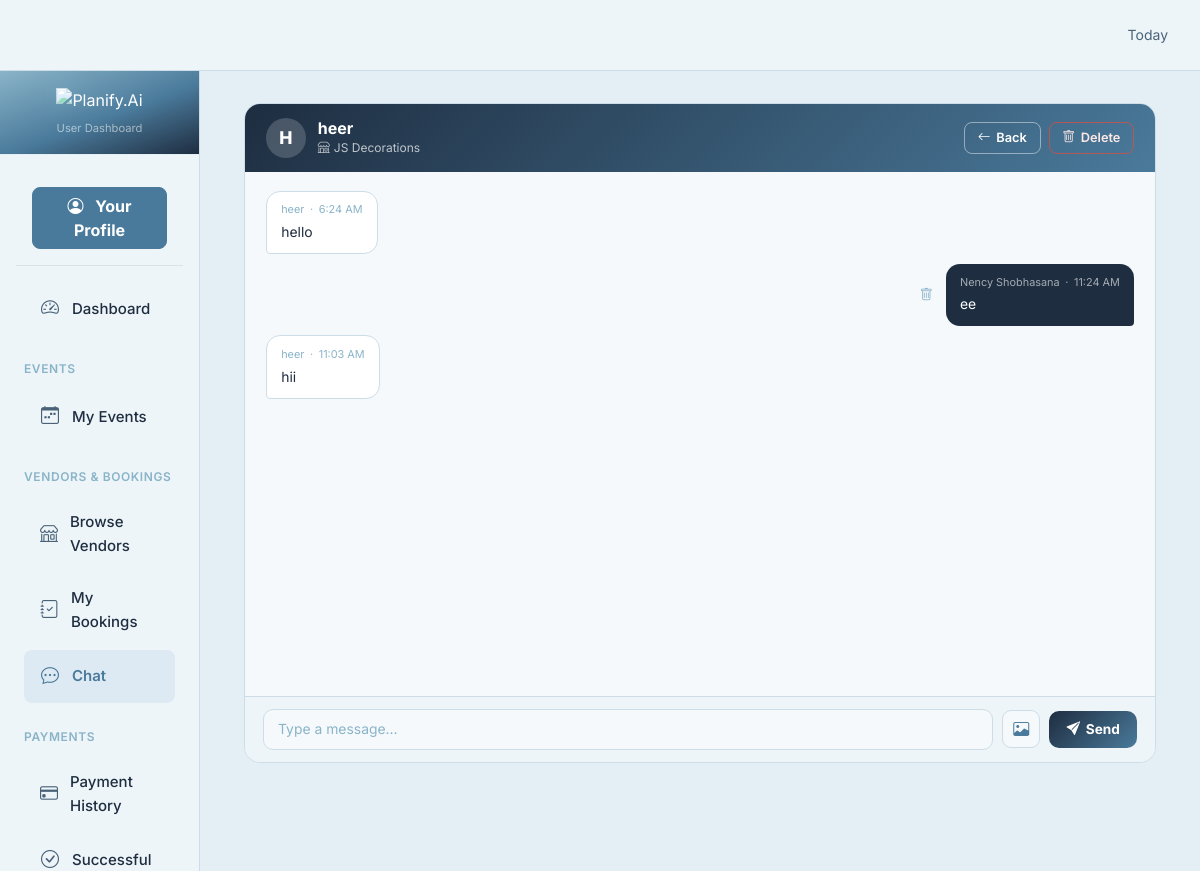
The app's page /user/chat/2/ (signed in) with its own data.
### vendor/models.py (models this page shows, shortened)
class Chat(models.Model):
    created_at = models.DateTimeField(auto_now_add=True)
    updated_at = models.DateTimeField(auto_now=True)
    store = models.ForeignKey(Store, blank=True, null=True, on_delete=models.CASCADE, related_name='chats')
    user = models.ForeignKey(User, on_delete=models.CASCADE, null=True, blank=True, related_name='user_chats')
    guest_access = models.ForeignKey(
        'user.EventGuestAccess', on_delete=models.CASCADE, null=True, blank=True, related_name='chats'
    )
    vendor = models.ForeignKey(User, limit_choices_to={'role__name__iexact': 'vendor'}, on_delete=models.CASCADE, related_name='vendor_chats')
    class Meta:
        constraints = [
            models.UniqueConstraint(
                fields=['user', 'vendor'], condition=Q(user__isnull=False), name='unique_user_vendor_chat'
            ),
            models.UniqueConstraint(
                fields=['guest_access', 'vendor'], condition=Q(guest_access__isnull=False), name='unique_guest_vendor_chat'
            ),
        ]

class Store(models.Model):
    vendor = models.ForeignKey(User, on_delete=models.CASCADE, limit_choices_to={'role__name__iexact': 'vendor'})
    store_name = models.CharField(max_length=200)
    description = models.TextField()
    phone = models.CharField(max_length=20, null=True, blank=True)
    category = models.ForeignKey(category, on_delete=models.CASCADE)
    address = models.TextField()
    city = models.CharField(max_length=100)
    price_start = models.DecimalField(max_digits=10, decimal_places=2)
    profile_image = models.ImageField(upload_to='store_images/', null=True, blank=True)
    created_at = models.DateTimeField(auto_now_add=True)
    updated_at = models.DateTimeField(auto_now=True)
    status = models.BooleanField(default=True)  # active/inactive

class ChatMessage(models.Model):
    message = models.TextField()
    image = models.ImageField(upload_to='chat_images/', null=True, blank=True)
    is_read = models.BooleanField(default=False)
    created_at = models.DateTimeField(auto_now_add=True)
    chat = models.ForeignKey(Chat, on_delete=models.CASCADE, related_name='messages')
    sender = models.ForeignKey(User, on_delete=models.CASCADE, null=True, blank=True, related_name='sent_messages')
    guest_sender = models.ForeignKey(
        'user.EventGuestAccess', on_delete=models.CASCADE, null=True, blank=True, related_name='sent_messages'
    )
    class Meta:
        ordering = ['created_at']

### account/models.py (models this page shows, shortened)
class User(models.Model):
    fullname = models.CharField(max_length=255)
    email = models.EmailField(unique=True)
    mobile = models.CharField(max_length=15, unique=True, null=True, blank=True)
    password = models.CharField(max_length=255, blank=True, null=True)
    is_active = models.BooleanField(default=False)   # ✅ added
    email_verified = models.BooleanField(default=False)
    role = models.ForeignKey(Role, on_delete=models.CASCADE)
    business_logo = models.ImageField(upload_to='vendor_logos/', null=True, blank=True)
    created_at = models.DateTimeField(auto_now_add=True)
    updated_at = models.DateTimeField(auto_now=True)

### user/views.py (the view)
    def wrapper(request, *args, **kwargs):
        user_id = request.session.get('user_id')
        if not user_id:
            return redirect('/login/')
        try:
            User.objects.get(id=user_id)
        except User.DoesNotExist:
            request.session.flush()
            return redirect('/login/')
        return view_func(request, *args, **kwargs)

### event/context_processors.py (called while the page is built, shortened)
def global_app_info(request):
    return {
        'APP_NAME': 'Planify.Ai',
        'APP_LOGO_TEXT': 'PA',                 # Text logo (initials)
        'APP_LOGO_IMAGE': '/static/images/planify_logo.png',   # Image logo (inside static/)
    }

def vendor_stores(request):
    try:
        from vendor.models import Store
        stores = Store.objects.filter(status=True).order_by('store_name')
    except Exception:
        stores = []
    return {
        'all_stores': stores
    }

def vendor_is_photographer(request):
    try:
        user_id = request.session.get('user_id')
        role = request.session.get('role')
    except Exception:
        pass
    return {'is_photographer': False}

def admin_pending_counts(request):
    try:
        role = request.session.get('role')
        if role == 'admin':
            from account.models import User
            pending_vendors = User.objects.filter(
                role__name__iexact='vendor', is_active=False
            ).count()
            return {'admin_pending_vendors': pending_vendors}
    except Exception:
        pass
    return {'admin_pending_vendors': 0}

### user/views.py (called while the page is built)
def user_required(view_func):
    def wrapper(request, *args, **kwargs):
        user_id = request.session.get('user_id')
        if not user_id:
            return redirect('/login/')
        try:
            User.objects.get(id=user_id)
        except User.DoesNotExist:
            request.session.flush()
            return redirect('/login/')
        return view_func(request, *args, **kwargs)
    return wrapper

@user_required
def user_chat_detail(request, chat_id):
    user_id = request.session.get('user_id')
    user = User.objects.get(id=user_id)
    chat = get_object_or_404(Chat, id=chat_id, user_id=user_id)
    if request.method == 'POST':
        message_text = request.POST.get('message', '').strip()
        image = request.FILES.get('image')
        if message_text or image:
            ChatMessage.objects.create(chat=chat, sender=user, message=message_text or '', image=image)
        return redirect('user:user_chat_detail', chat_id=chat.id)
    chat.messages.filter(is_read=False).exclude(sender_id=user_id).update(is_read=True)
    messages_qs = chat.messages.select_related('sender').all()
    return render(request, 'user/chat_detail.html', {
        'chat': chat,
        'messages': messages_qs,
        'user': user,
    })

### template/user/chat_detail.html (shortened to what this page needs)
{% extends 'user/base.html' %}
{% block content %}
<div class="chat-wrapper">
    <div class="chat-header">
        <div class="chat-header-left">
            <div class="chat-avatar">{{ chat.vendor.fullname|first|upper }}</div>
            <div>
                <div class="chat-name">{{ chat.vendor.fullname }}</div>
                {% if chat.store %}
                <div class="chat-store"><i class="bi bi-shop me-1"></i>{{ chat.store.store_name }}</div>
                {% endif %}
            </div>
        </div>
        <div class="d-flex gap-2">
            <a href="{% url 'user:user_chat' %}" class="btn-back">
                <i class="bi bi-arrow-left"></i> Back
            </a>
            <form method="post" action="{% url 'user:user_delete_chat' chat.id %}" class="d-inline"
                  onsubmit="return confirm('Delete this entire conversation?');">
                <button type="submit" class="btn-del-conv">
                    <i class="bi bi-trash"></i> Delete
                </button>
            </form>
        </div>
    </div>
    <div class="chat-body" id="chatBody">
        {% for message in messages %}
        <div class="msg-row {% if message.sender.id == user.id %}sent{% else %}recv{% endif %}"
             data-message-id="{{ message.id }}">
            <div class="bubble {% if message.sender.id == user.id %}bubble-sent{% else %}bubble-recv{% endif %}">
                <div class="bubble-meta">
                    <span>{{ message.sender.fullname }}</span>
                    <span>·</span>
                    <span>{{ message.created_at|date:"g:i A" }}</span>
                </div>
                {% if message.message %}<div>{{ message.message }}</div>{% endif %}
            </div>
            {% if message.sender.id == user.id %}
            <button type="button" class="btn-del-msg delete-message-btn"
                    data-url="{% url 'user:user_delete_message' message.id %}"
                    data-msgid="{{ message.id }}" title="Delete">
                <i class="bi bi-trash"></i>
            </button>
            {% endif %}
        </div>
        {% empty %}
        <div class="chat-empty">
            <i class="bi bi-chat-dots"></i>
            <p>No messages yet. Say hello!</p>
        </div>
        {% endfor %}
    </div>
    <div class="chat-footer">
        <form method="post" enctype="multipart/form-data" id="sendMessageForm">
            <div class="input-row">
                <input type="text" name="message" id="messageInput" placeholder="Type a message…">
                <label class="btn-attach" title="Attach image">
                    <i class="bi bi-image"></i>
                </label>
                <button type="submit" class="btn-send">
                    <i class="bi bi-send-fill"></i> Send
                </button>
            </div>
        </form>
    </div>
</div>
{% endblock %}

### static/css/app.css (style rules this page uses)
:root { --primary: #4A7A9B; --primary-light: #ddeaf3; --primary-dark: #1E2D40; --primary-mid: #8AB4C8; --success: #2d8a5e; --success-light: #d6f0e4; --warning: #c47c1a; --warning-light: #fef3dc; --danger: #c0392b; --danger-light: #fde8e6; --info: #2471a3; --info-light: #d6eaf8; --bg-primary: #eef5f9; --bg-secondary: #e4eff5; --bg-tertiary: #d6e8f2; --text-primary: #1E2D40; --text-secondary: #4a6278; --text-light: #8AB4C8; --border: #ccdde8; --border-light: #e4eff5; --shadow-sm: 0 1px 2px rgba(30, 45, 64, 0.05); --shadow: 0 1px 3px rgba(30, 45, 64, 0.10), 0 1px 2px rgba(30, 45, 64, 0.06); --shadow-md: 0 8px 20px rgba(30, 45, 64, 0.10); --radius: 12px; --radius-sm: 10px; }
* { box-sizing: border-box; }
body { font-family: 'Inter', -apple-system, BlinkMacSystemFont, 'Segoe UI', Roboto, Arial, sans-serif; background: var(--bg-secondary); color: var(--text-primary); -webkit-font-smoothing: antialiased; -moz-osx-font-smoothing: grayscale; }

### static/css/user.css (style rules this page uses)
:root { --primary: #4A7A9B; --primary-light: #ddeaf3; --primary-dark: #1E2D40; --primary-mid: #8AB4C8; --success: #2d8a5e; --success-light: #d6f0e4; --warning: #c47c1a; --warning-light: #fef3dc; --danger: #c0392b; --danger-light: #fde8e6; --info: #2471a3; --info-light: #d6eaf8; --bg-primary: #eef5f9; --bg-secondary: #e4eff5; --bg-tertiary: #d6e8f2; --text-primary: #1E2D40; --text-secondary: #4a6278; --text-light: #8AB4C8; --border: #ccdde8; --border-light: #e4eff5; --shadow-sm: 0 1px 2px rgba(30, 45, 64, 0.05); --shadow: 0 1px 3px rgba(30, 45, 64, 0.10), 0 1px 2px rgba(30, 45, 64, 0.06); --shadow-md: 0 4px 16px rgba(30, 45, 64, 0.10); --shadow-lg: 0 10px 30px rgba(30, 45, 64, 0.13); --radius: 12px; --radius-sm: 8px; --radius-lg: 16px; }
body { font-family: 'Inter', -apple-system, BlinkMacSystemFont, 'Segoe UI', Roboto, sans-serif; background: var(--bg-secondary); color: var(--text-primary); line-height: 1.6; }
html, body { margin: 0; padding: 0; height: 100%; }

### records on screen
Chat: vendor.fullname|first "H", vendor.fullname "heer", store.store_name "JS Decorations"
ChatMessage: sender.fullname "heer", created_at "6:24 AM", message "hello"
ChatMessage: sender.fullname "Nency Shobhasana", created_at "11:24 AM", message "ee"
ChatMessage: sender.fullname "heer", created_at "11:03 AM", message "hii"
